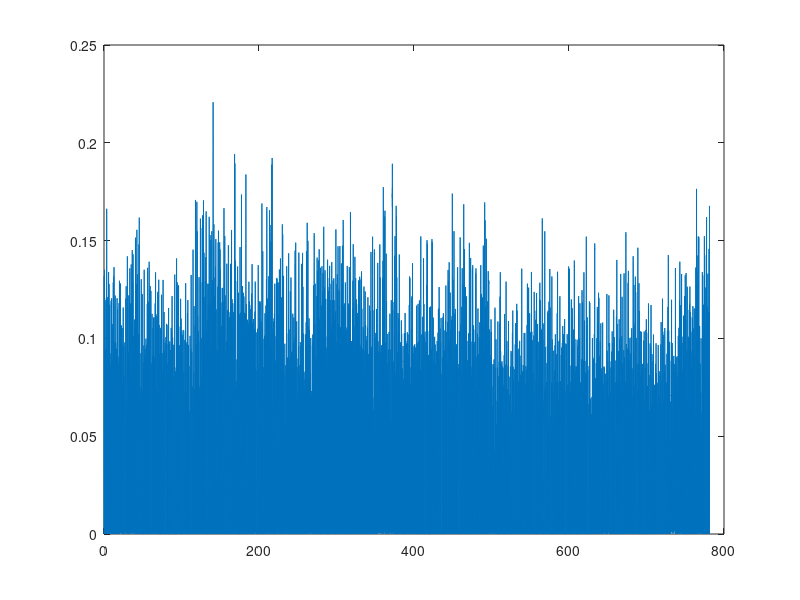

The MATLAB source for this figure: (Note: this script raises an error after producing the figure.)
load('E1.mat'); 
fs = 128;
% E1 = E1(5000:5500);

ECG_diff = diff(E1);
ECG_squared = ECG_diff .^ 2;

time1 = (0:length(E1)-1) / fs;
time2 = (0:length(E1)-2) / fs;

window_size = round(0.12 * fs); 
ECG_ma = movmean(ECG_squared, window_size);

% Debugging plot: visualize ECG_ma and threshold
threshold = 0.4 * max(ECG_ma); % Lower threshold to 40%
figure;
plot(time2, ECG_ma);
hold on;
yline(threshold, '--r', 'Threshold');
xlabel("Time (s)");
ylabel("Smoothed ECG Signal");
title("Smoothed Signal with Threshold");
legend("Smoothed Signal", "Threshold");

% Adjust MinPeakDistance if peaks are too close or too far apart
[peaks, locs] = findpeaks(ECG_ma, 'MinPeakHeight', threshold, 'MinPeakDistance', round(0.15 * fs));

RR_intervals = diff(locs) / fs; 
HR = 60 ./ RR_intervals;
HR_time = time1(locs(2:end));

% Plot original signal and detected peaks
figure;
subplot(2,1,1);
plot(time1, E1);
hold on;
plot(time2(locs), ECG_ma(locs), 'r*'); % Highlight detected peaks
xlabel("Time (s)");
ylabel("ECG Signal");
legend("Original Signal", "Detected Peaks");
title("Original Signal with Detected Peaks");

subplot(2,1,2);
plot(time2, ECG_ma);
hold on;
plot(time2(locs), ECG_ma(locs), 'ro');
xlabel("Time (s)");
ylabel("Smoothed ECG Signal");
legend("Smoothed Signal", "Detected Peaks");
title("Smoothed ECG Signal with Detected Peaks");

% Plot Heart Rate over time
figure;
if ~isempty(HR)
    plot(HR_time, HR);
    xlabel("Time (s)");
    ylabel("Heart Rate (bpm)");
    title("Heart Rate Over Time");
else
    disp('Not enough peaks detected to compute HR.');
end

figure;
plot(fftshift(abs(fft(E1))));
